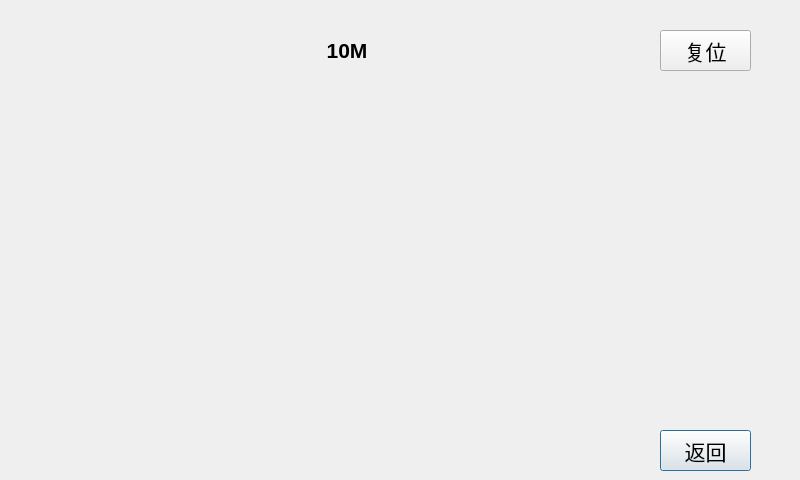
<?xml version="1.0" encoding="UTF-8"?>
<ui version="4.0">
 <class>set10M</class>
 <widget class="QDialog" name="set10M">
  <property name="geometry">
   <rect>
    <x>0</x>
    <y>0</y>
    <width>800</width>
    <height>480</height>
   </rect>
  </property>
  <property name="windowTitle">
   <string>Dialog</string>
  </property>
  <widget class="QPushButton" name="pushButton_0">
   <property name="geometry">
    <rect>
     <x>660</x>
     <y>430</y>
     <width>91</width>
     <height>41</height>
    </rect>
   </property>
   <property name="font">
    <font>
     <pointsize>16</pointsize>
    </font>
   </property>
   <property name="text">
    <string>返回</string>
   </property>
  </widget>
  <widget class="QLabel" name="label">
   <property name="geometry">
    <rect>
     <x>320</x>
     <y>40</y>
     <width>54</width>
     <height>21</height>
    </rect>
   </property>
   <property name="font">
    <font>
     <pointsize>16</pointsize>
     <weight>75</weight>
     <bold>true</bold>
    </font>
   </property>
   <property name="text">
    <string>10M</string>
   </property>
   <property name="alignment">
    <set>Qt::AlignCenter</set>
   </property>
  </widget>
  <widget class="QPushButton" name="pushButton_1">
   <property name="geometry">
    <rect>
     <x>660</x>
     <y>30</y>
     <width>91</width>
     <height>41</height>
    </rect>
   </property>
   <property name="font">
    <font>
     <pointsize>16</pointsize>
    </font>
   </property>
   <property name="text">
    <string>复位</string>
   </property>
  </widget>
 </widget>
 <resources/>
 <connections/>
</ui>
